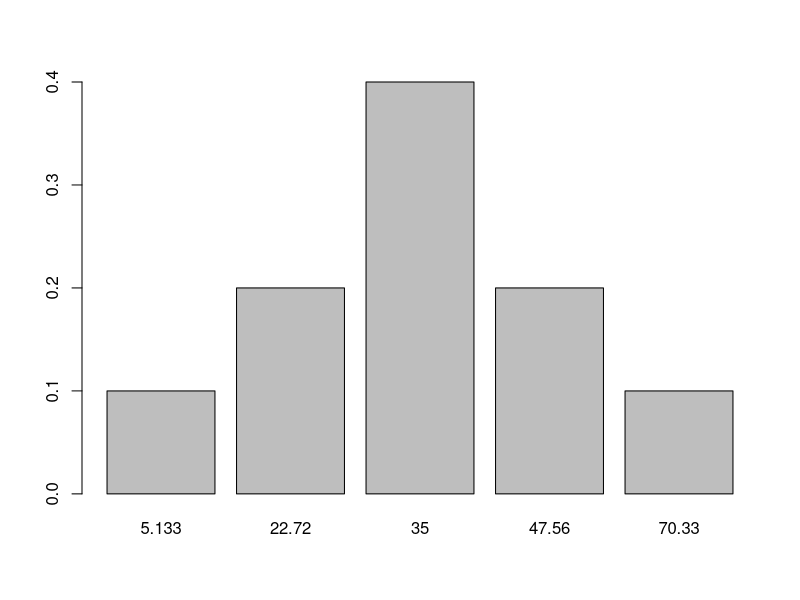
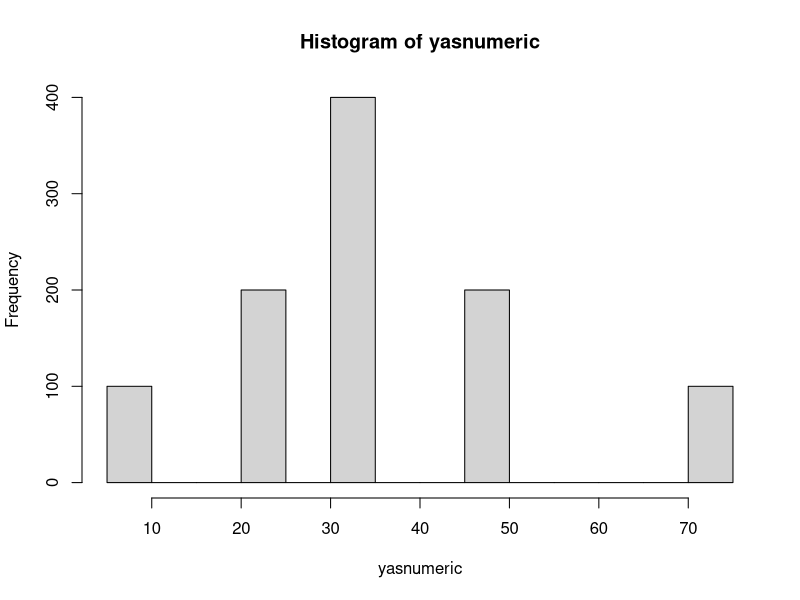

Reproduce these figures in R, in order.
library(rockchalk)


### Name: cutFancy
### Title: Create an ordinal variable by grouping numeric data input.
### Aliases: cutFancy

### ** Examples

set.seed(234234)
y <- rnorm(1000, m = 35, sd = 14)
yord <- cutFancy(y, cutpoints = c(30, 40, 50))
table(yord)
attr(yord, "props")
attr(yord, "cutpoints")
yord <- cutFancy(y, categories = 4L)
table(yord, exclude = NULL)
attr(yord, "props")
attr(yord, "cutpoints")
yord <- cutFancy(y, probs = c(0, .1, .3, .7, .9, 1.0),
                  categories = c("A", "B", "C", "D", "E"))
table(yord, exclude = NULL)
attr(yord, "props")
attr(yord, "cutpoints")
yord <- cutFancy(y, probs = c(0, .1, .3, .7, .9, 1.0))
table(yord, exclude = NULL)
attr(yord, "props")
attr(yord, "cutpoints")
yasinteger <- as.integer(yord)
table(yasinteger, yord)
yasnumeric <- as.numeric(levels(yord))[yord]
table(yasnumeric, yord)
barplot(attr(yord, "props"))
hist(yasnumeric)
X1a <-
   genCorrelatedData3("y ~ 1.1 + 2.1 * x1 + 3 * x2 + 3.5 * x3 + 1.1 * x1:x3",
                       N = 10000, means = c(x1 = 1, x2 = -1, x3 = 3),
                       sds = 1, rho = 0.4)
## Create cutpoints from quantiles
probs <- c(.3, .6)
X1a$yord <- cutFancy(X1a$y, probs = probs)
attributes(X1a$yord)
table(X1a$yord, exclude = NULL)
